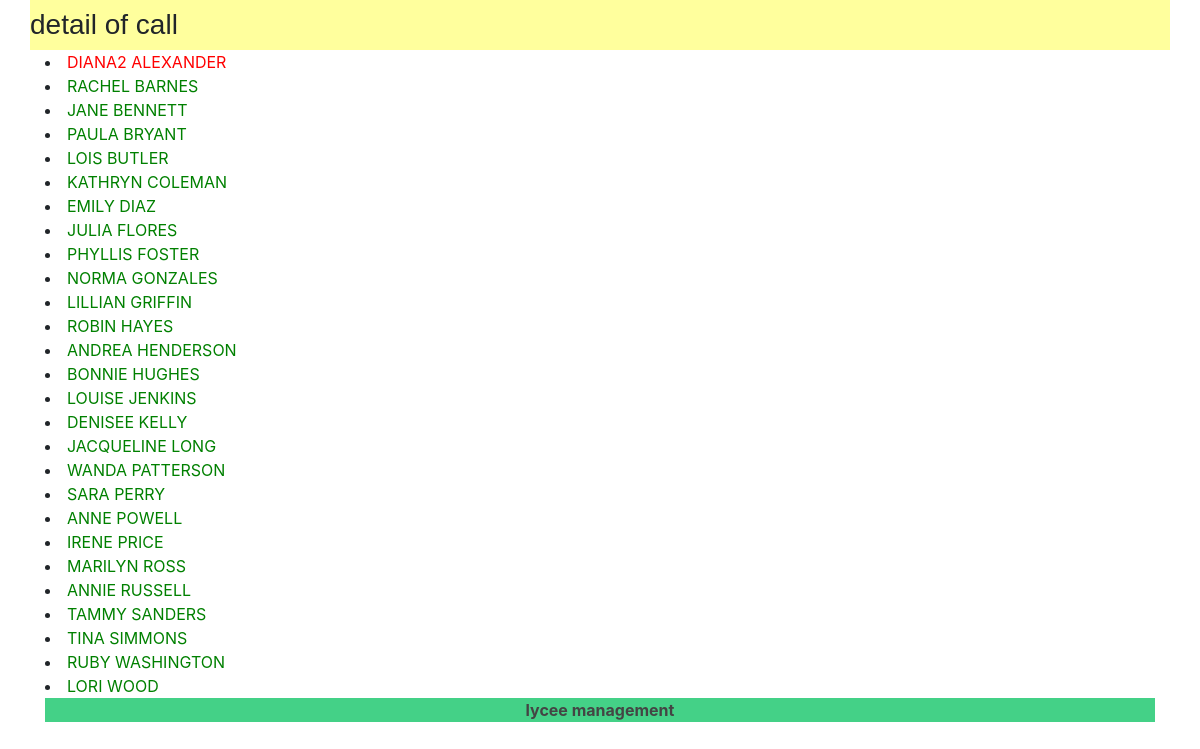
/lycee/call/list/5, run on the app's committed database.
### lycee/models.py (models this page shows, shortened)
class Presence(models.Model):
  reason = models.CharField(
    max_length = 50,
    blank = False,
    null = True,
    default = 'aucun'
  )
  isMissing = models.BooleanField(
    verbose_name = 'Is Missing',
    blank = False,
    default = 0
  )
  date = models.DateField(
    verbose_name= 'date',
    blank = False,
    null = False,
    help_text = 'yyyy-mm-dd',
  )
  time_start = models.TimeField(
    blank=True,
    null=True,
    help_text = 'HH:MM'
    )
  time_end = models.TimeField(
    blank=True,
    null=True,
    help_text = 'HH:MM'
    )
  student = models.ForeignKey(
    Student,
    on_delete = models.CASCADE,
    null = True
  )
  appel = models.ForeignKey(
    Appel,
    on_delete = models.CASCADE,
    null = True
  )

class Student(models.Model):
  first_name = models.CharField(
    max_length = 50,
    blank = False,
    null = False
  )
  birth_date = models.DateField(
    verbose_name= 'date of birth',
    blank = False,
    null = False
  )
  last_name = models.CharField(
    max_length = 255,
    blank = False,
    null = False,
    help_text = "last name",
    default= '???'
  )
  phone = models.CharField(
    max_length = 10,
    verbose_name = "phone number of student",
    blank = False,
    null = False,
    help_text = "phone number of student",
    default= '0123456789'
  )
  email = models.CharField(
    max_length = 255,
    verbose_name = "email of student",
    blank = False,
    null = False,
    help_text = "email of student",
    default = 'a@a.fr'
  )
  comments = models.CharField(
    max_length = 255,
    verbose_name = "comments of student",
    blank = True,
    null = False,
    help_text = "comments of student",
    default = '...'
  )
  cursus = models.ForeignKey(
    Cursus,
    on_delete = models.CASCADE,
    null = True
  )

### lycee/views.py (the view)
# urls.py: path('lycee/call/list/<int:appel_id>', views.detailcall,name="detailcall"),
def detailcall(request, appel_id):
  result_list = Presence.objects.all().filter(appel=appel_id)
  context = {
    'liste' : result_list,
  }
  return render(request,'lycee/call/list/detail_call.html',context)

### lycee/templates/lycee/call/list/detail_call.html (shortened to what this page needs)
{% extends "master.html" %}
{% load static %}
{% if liste %}
  {% block title %}
    <h3>detail of call</h3>
  {% endblock %}
  {% block content %}
    <div class="container">
      {% for presence in liste %}
        <div class="row">
          <div class = "col">
            {% if presence.isMissing  %}
              <li><a style="color : red" href="student/{{presence.student.id }}">{{presence.student.first_name}} {{presence.student.last_name}}</li>
            {% else %}
              <li><a style="color : green" href="student/{{presence.student.id }}">{{presence.student.first_name}} {{presence.student.last_name}}</li>
            {% endif %}
          </div>
        </div>
      {% endfor %}
    </div>
  {% endblock %}
{% else %}
  <p> No cursus to show .</p>
{% endif %}

### lycee/static/lycee/style.css (style rules this page uses)
a { color : #444444; }
html { position: relative; min-height: 100%; }

### data on the page
Presence: student.first_name "DIANA2", student.last_name "ALEXANDER"
Presence: student.first_name "RACHEL", student.last_name "BARNES"
Presence: student.first_name "JANE", student.last_name "BENNETT"
Presence: student.first_name "PAULA", student.last_name "BRYANT"
Presence: student.first_name "LOIS", student.last_name "BUTLER"
Presence: student.first_name "KATHRYN", student.last_name "COLEMAN"
Presence: student.first_name "EMILY", student.last_name "DIAZ"
Presence: student.first_name "JULIA", student.last_name "FLORES"
Presence: student.first_name "PHYLLIS", student.last_name "FOSTER"
Presence: student.first_name "NORMA", student.last_name "GONZALES"
Presence: student.first_name "LILLIAN", student.last_name "GRIFFIN"
Presence: student.first_name "ROBIN", student.last_name "HAYES"
Presence: student.first_name "ANDREA", student.last_name "HENDERSON"
Presence: student.first_name "BONNIE", student.last_name "HUGHES"
Presence: student.first_name "LOUISE", student.last_name "JENKINS"
Presence: student.first_name "DENISEE", student.last_name "KELLY"
Presence: student.first_name "JACQUELINE", student.last_name "LONG"
Presence: student.first_name "WANDA", student.last_name "PATTERSON"
Presence: student.first_name "SARA", student.last_name "PERRY"
Presence: student.first_name "ANNE", student.last_name "POWELL"
Presence: student.first_name "IRENE", student.last_name "PRICE"
Presence: student.first_name "MARILYN", student.last_name "ROSS"
Presence: student.first_name "ANNIE", student.last_name "RUSSELL"
Presence: student.first_name "TAMMY", student.last_name "SANDERS"
Presence: student.first_name "TINA", student.last_name "SIMMONS"
Presence: student.first_name "RUBY", student.last_name "WASHINGTON"
Presence: student.first_name "LORI", student.last_name "WOOD"
